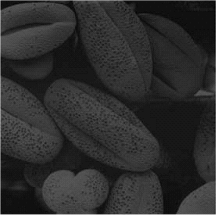
#> input picture Aula03_Lab/img/Laboratorio_3_2.bmp, 217 x 215 px, found by its file name
$ python Q_04.py
#> lines starting #> are read from the running program, lines starting #| are printed output that depends on the picture
"""
Questão 04: Uma imagem equalizada possui uma função de distribuição acumulativa (do inglês: cumulative distribution function – cdf)
aproximadamente linear, uma vez que a cdf é a soma acumulativa da ocorrência de todos os níveis de cinza: 𝑐𝑑𝑓(𝑖)=Σℎ(𝑗)/𝑁𝑗≤𝑖,
   onde ℎ(𝑖) indica o número de pixels com intensidade 𝑖 e 𝑁 o número total de pixels da imagem. Por exemplo, no cenário idea
   uma imagem equalizada possui exatamente a mesma quantidade de pixels para cada tom de cinza (intensidade
   Executar e explicar cada linha do código abaixo:
"""
import os  # pacote de integração com o sistema operacional

# Importe de pacotes
from matplotlib import pyplot as plt
from skimage import exposure
from skimage.io import imread

# limpando a tela do terminal, or None é para evitar a exibição de retorno do comando
os.system('cls') or None

# Carregando I com uma matriz NumPy gerada com base na imagem Laboratorio_3_2.
I = imread('./img/Laboratorio_3_2.bmp', as_gray=True)
#> I is the input picture: shape (215, 217); min 2, max 255, mean 45.8

hist_I, bin_centers_I = exposure.histogram(I)  # histograma da imagem original
#> hist_I = 254 values, max 4172 at index 22, min 0 at index 2, mean 183.7; bin_centers_I = 254 values from 2 to 255

Ieq = exposure.equalize_hist(I)  # Equalizando a imagem I
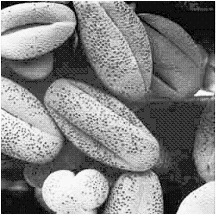
#> Ieq: shape (215, 217) float64; min 4.29e-05, max 1, mean 0.518

# histograma da imagem equalizada
hist_Ieq, bin_centers_Ieq = exposure.histogram(Ieq)
#> hist_Ieq = 256 values, max 4172 at index 62, min 0 at index 3, mean 182.2; bin_centers_Ieq = 256 values from 0.002 to 0.998

# Calculando a função de distribuição acumulativa de I
cdf_I, bins_I = exposure.cumulative_distribution(I)
#> cdf_I = 254 values from 4.29e-05 to 1; bins_I = 254 values from 2 to 255

# Calculando a função de distribuição acumulativa de Ieq
cdf_Ieq, bins_Ieq = exposure.cumulative_distribution(Ieq)
#> cdf_Ieq = 256 values from 0.00231 to 1; bins_Ieq = 256 values from 0.002 to 0.998

li = hist_I.shape  # li recebe o tamanho do array "hist".
#> li = (254,)

leq = hist_Ieq.shape  # l_qe recebe o tamanho do array "hist_eq".
#> leq = (256,)

xi = range(li[0])  # número de bins para visualizar o histograma da imagem I
# número de bins para visualizar o histograma da imagem Ieq
xeq = range(leq[0])

plt.figure(figsize=[20, 10])  # Definindo o tamanho da imagem

plt.subplot(2, 3, 1)  # Criando um subgrupo de imagens com base na figura
plt.imshow(I, cmap='gray')  # Exibindo a imagem original em tons de cinza

plt.subplot(2, 3, 2)  # Criando um subgrupo de imagens com base na figura
# Plotando um gráfico de linhas usando os valores de bins_I no eixo horizontal e hist_I no eixo vertical.
plt.bar(bins_I, hist_I)

plt.subplot(2, 3, 3)  # Criando um subgrupo de imagens com base na figura
plt.title('CDF para a imagem I')  # Definido um titulo para imagem
# Plotando o histograma da função de distribuição acumulativa de I
plt.plot(bins_I, cdf_I, 'r')

plt.subplot(2, 3, 4)  # Criando um subgrupo de imagens com base na figura
plt.imshow(Ieq, cmap='gray')

plt.subplot(2, 3, 5)  # Criando um subgrupo de imagens com base na figura
# Plotando um gráfico de linhas usando os valores de xeq no eixo horizontal e hist_Ieq no eixo vertical.
plt.bar(xeq, hist_Ieq)

plt.subplot(2, 3, 6)  # Criando um subgrupo de imagens com base na figura
plt.title('CDF para a imagem Ieq')  # Definido um titulo para imagem
plt.plot(bins_Ieq*255, cdf_Ieq, 'r')

plt.tight_layout()  # Ajuste automático no espaçamento entre subplots
plt.show()  # Exibindo todas as imagens criadas.
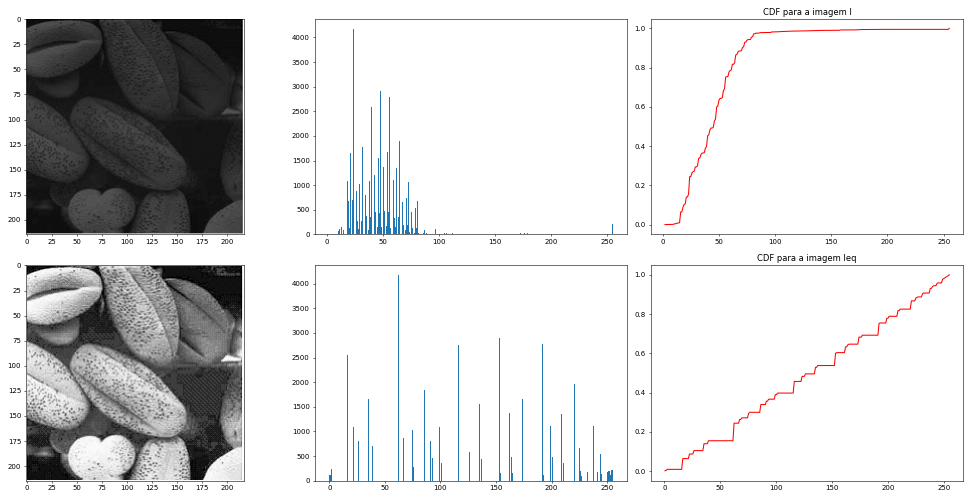
#> figure drawn by matplotlib, 6 panels; panel 2: tallest bar 4172 high, from x = 23.6 to 24.4; panel 3: curve peaks at x = 255, y = 1; panel 5: tallest bar 4172 high, from x = 61.6 to 62.4; panel 6: curve peaks at x = 254.5, y = 1

$ run again, with Aula03_Lab/img/Laboratorio_3_1.jpg saved as Aula03_Lab/img/Laboratorio_3_2.bmp
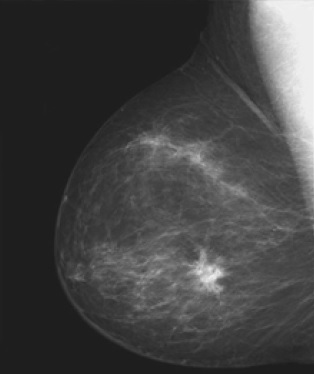
#> input picture Aula03_Lab/img/Laboratorio_3_1.jpg, 314 x 374 px, found by its file name
#> I is the input picture: shape (374, 314) float64; min 0.102, max 0.953, mean 0.26
#> hist_I = 256 values, max 38858 at index 4, min 0 at index 6, mean 458.7; bin_centers_I = 256 values from 0.104 to 0.951
#> `Ieq = exposure.equalize_hist(I)`:
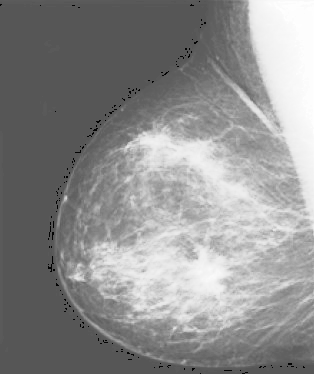
#> Ieq: shape (374, 314) float64; min 8.52e-06, max 1, mean 0.558
#> hist_Ieq = 256 values, max 38858 at index 86, min 0 at index 1, mean 458.7; bin_centers_Ieq = 256 values from 0.00196 to 0.998
#> cdf_I = 256 values from 8.52e-06 to 1; bins_I = 256 values from 0.104 to 0.951
#> cdf_Ieq = 256 values from 0.000187 to 1; bins_Ieq = 256 values from 0.00196 to 0.998
